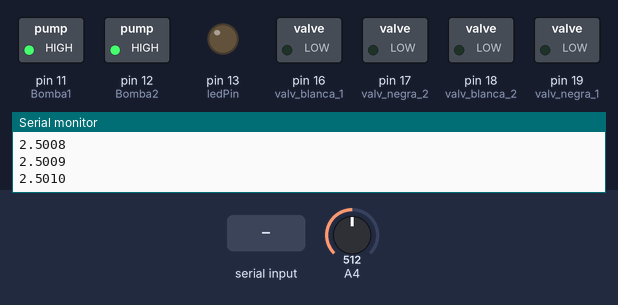
The sketch below on a simulated Arduino Mega 2560, built with avr-gcc and run on an emulated ATmega2560. Shown: switched loads named in the sketch (green lamp = pin HIGH), output pins drawn as LEDs (lit = HIGH), the last lines printed to the serial monitor. Inputs (shaded band) come from the test bench; at power-on: A4 = 512.

Above: at 1.2 s.
1.3 s: A4 set to 561
3.5 s: A4 set to 587
At 4.3 s:
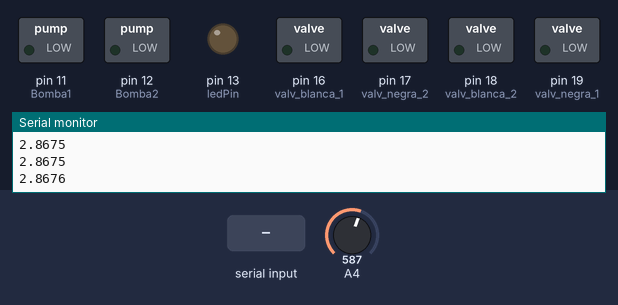
5.1 s: "1" received over Serial
At 6.5 s:
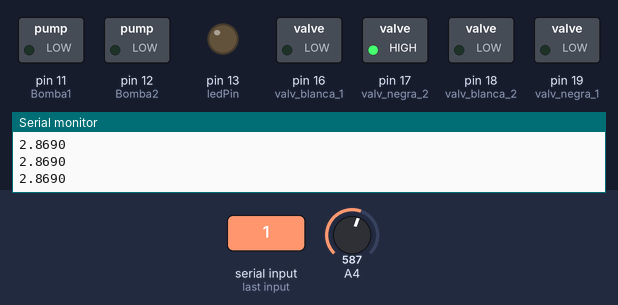
At 11.5 s:
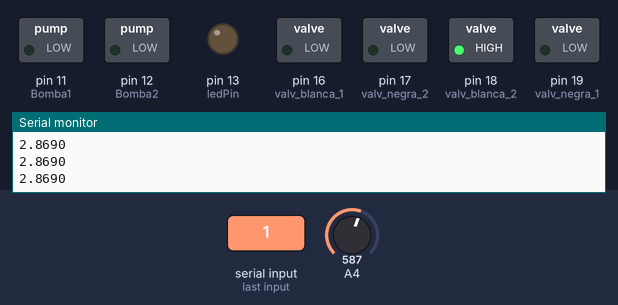
Timing chart, 0 to 12.6 s (numbered marks = the images above; inputs shaded):
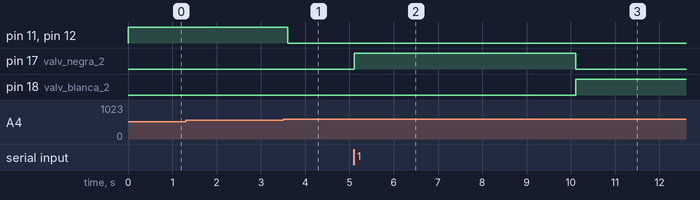

Measured:
- the behaviour switches between 572 and 573 on A4 (found by bisection; images 0 and 1)
- after the input at 3.5 s, pin 11 (Bomba1), pin 12 (Bomba2): HIGH → LOW after 0.11 s
- after the input at 5.1 s, pin 17 (valv_negra_2): LOW → HIGH at once, → LOW 5.0 s later; pin 18 (valv_blanca_2): LOW → HIGH after 5.0 s

The sketch:

fractionated_exhaled_breath.ino
```cpp
float sensor_p=0;  // valor de sensor presion
float sensor_co2_1=0;  //valor de sensor co2 primer cable
float sensor_co2_2=0;  //valor de sensor co2 segundo cable
boolean Key = false;
int mensaje=0;
const int ledPin = 13;
const int Bomba1 = 11;
const int Bomba2 = 12;
const int co2_1 = 23;
const int co2_2 = 22;
const int valv_blanca_1 = 16;
const int valv_negra_2 = 17;
const int valv_blanca_2 = 18;
const int valv_negra_1 = 19;
#define umbral_high 2.8
#define umbral_low 2.6

void setup() {
 Serial.begin(9600);
 pinMode( 20, INPUT); // pin 20 como input
 pinMode( ledPin, OUTPUT);
 pinMode( Bomba1, OUTPUT);
 pinMode( Bomba2, OUTPUT);
 pinMode( co2_1, INPUT);
 pinMode( co2_2, INPUT);
 pinMode( valv_blanca_1, OUTPUT);
 pinMode( valv_negra_2, OUTPUT);
 pinMode( valv_blanca_2, OUTPUT);
 pinMode( valv_negra_1, OUTPUT);
  // put your setup code here, to run once:

}

void loop() {

  lectura_sensor();
  controla_bombas();


  if(Serial.available()>0){
    mensaje=Serial.read();
    if (mensaje=='1'){
      Key=true;
    }
    else{
      Key=false;
    }
  }
  if (Key==true){
  digitalWrite(valv_negra_2, HIGH);
  digitalWrite(valv_blanca_2, LOW);
  digitalWrite(valv_negra_1, LOW);
  digitalWrite(valv_blanca_1, LOW);
  delay(5000);
  digitalWrite(valv_negra_2, LOW);
  digitalWrite(valv_blanca_2,HIGH);
  digitalWrite(valv_negra_1, LOW);
  digitalWrite(valv_blanca_1, LOW);
  delay(5000);
  //lectura_escaner();
}
}

void lectura_sensor(){
  float cValue = (5.0*analogRead(20))/1023.0;
  sensor_p = 0.95*sensor_p + 0.05*cValue;
  Serial.println(sensor_p,4);
}

void controla_bombas(){
    lectura_sensor();
    if (sensor_p >= umbral_high){
      digitalWrite(Bomba1, LOW);
      digitalWrite(Bomba2, LOW);
    }
    else{
      if(sensor_p<umbral_low) {
        digitalWrite(Bomba1,HIGH);
        digitalWrite(Bomba2,HIGH);

    }
}
}
void lectura_escaner(){
  sensor_co2_1 = (5.0*analogRead(23))/1023.0;
  sensor_co2_2 = (5.0*analogRead(22))/1023.0;
  Serial.print(sensor_co2_1,4);
  Serial.print(",");
  Serial.println(sensor_co2_2,4);
}

  // put your main code here, to run repeatedly:
```
